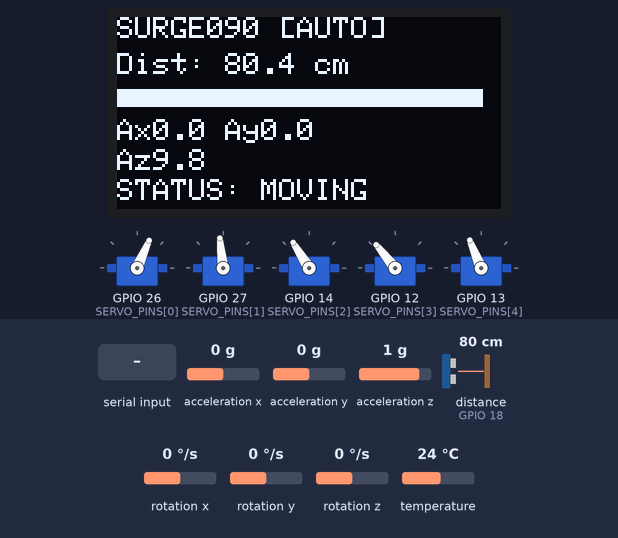
A sketch run on a simulated ESP32. Shown: 5 × servo, 128×64 one-colour display. Wiring (from diagram.json): ultrasonic range finder: trigger GPIO 5; echo GPIO 18. Inputs (shaded band) come from the test bench; at power-on: distance to the obstacle (sensor on GPIO 18) 80 cm, acceleration x 0 g, acceleration y 0 g, acceleration z 1 g, rotation x 0 °/s, rotation y 0 °/s, rotation z 0 °/s, temperature 24 °C. The echo pulse lasts 58.3 µs per cm; what the sketch prints to the serial monitor is not drawn.

Above: at 1.2 s.
1.3 s: "f90\n" received over Serial
At 1.7 s:
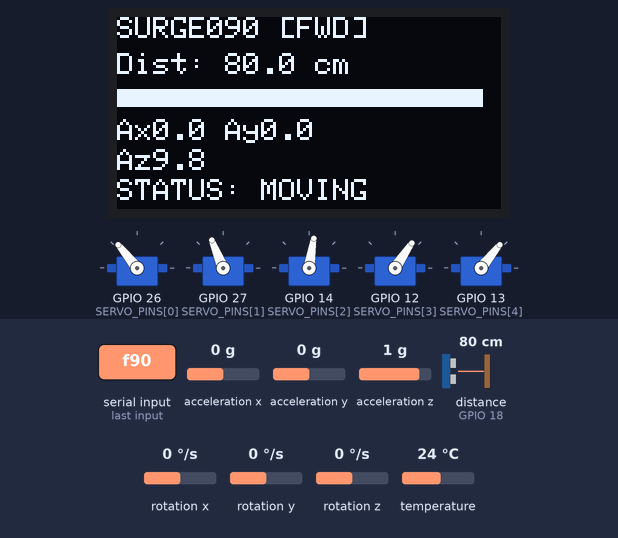
3.9 s: distance to the obstacle (sensor on GPIO 18) set to 4 cm
At 5.55 s:
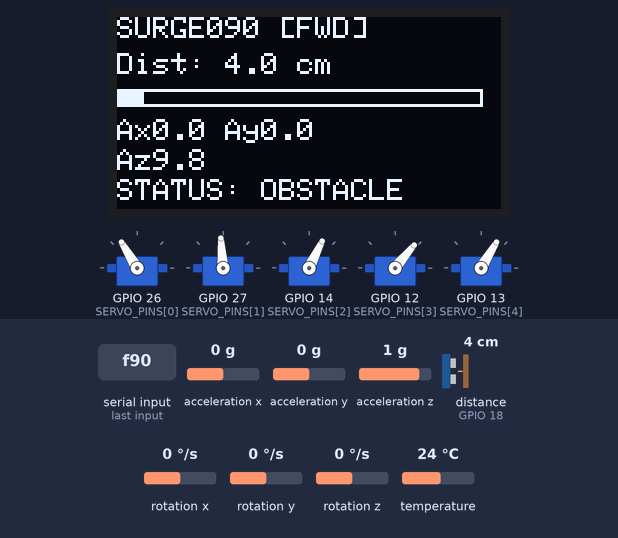
6.3 s: "b90\n" received over Serial
At 6.77 s:
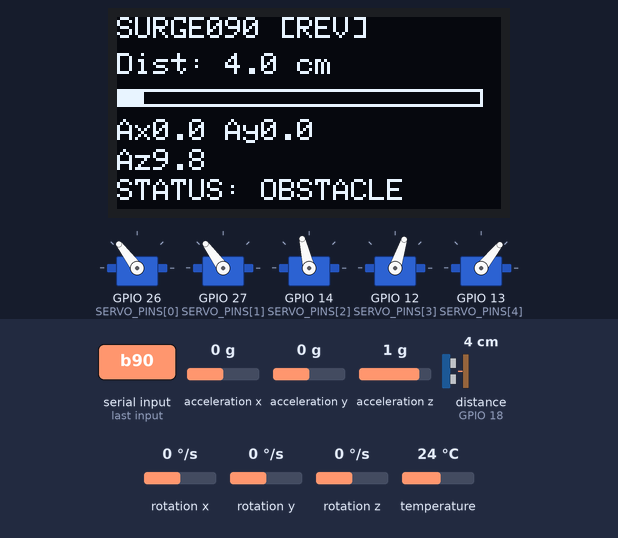
8.7 s: distance to the obstacle (sensor on GPIO 18) set to 299 cm
At 8.88 s:
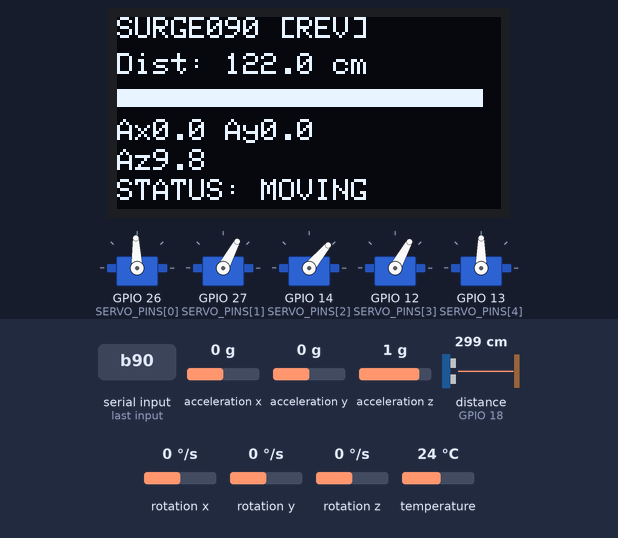
10.5 s: "l90\n" received over Serial
At 10.81 s:
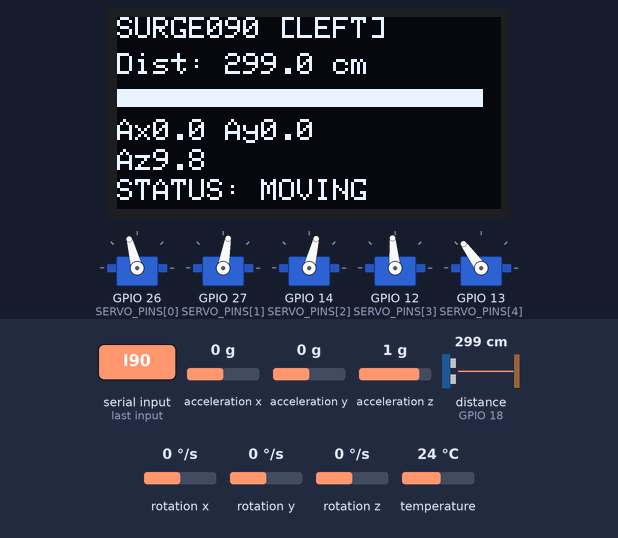
12.8 s: "r90\n" received over Serial
At 13.21 s:
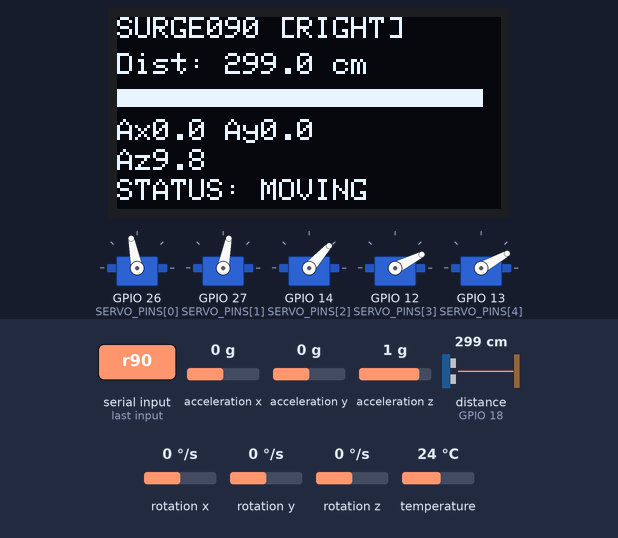
Timing chart, 0 to 18.0 s (numbered marks = the images above; inputs shaded):
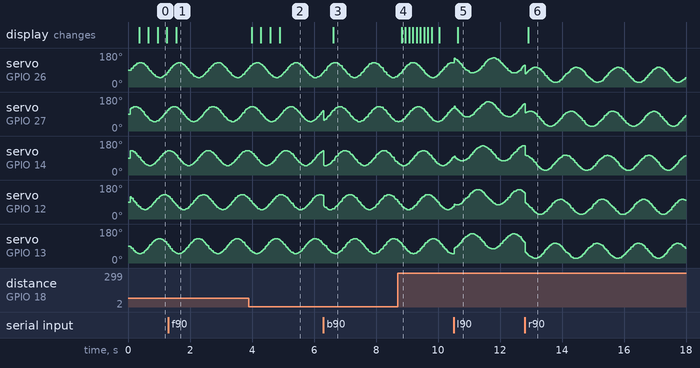

Measured:
- after the input at 1.3 s, the display: changes after 0.26 s (image 1)
- after the input at 3.9 s, the display: first changes after 0.09 s (image 2 shows a later state)
- after the input at 6.3 s, the display: changes after 0.33 s (image 3)
- after the input at 8.7 s, the display: changes after 0.13 s (image 4)
- after the input at 10.5 s, the display: changes after 0.14 s (image 5)
- after the input at 12.8 s, the display: changes after 0.11 s (image 6)

The sketch:

sketch.ino
```cpp
/*
  SURGE090 — Serpentine Snake Robot Controller
  ESP32 + 5x Servo + MPU6050 + HC-SR04 + SSD1306 OLED
  ------------------------------------------------------------------
  Improvements over the original:
    - All tuning lives in one CONFIG block (amplitude, speed, wave,
      turn, center, per-servo trim & direction).
    - Real serpenoid gait with selectable modes: FWD / REV / LEFT /
      RIGHT / IDLE / AUTO (autonomous obstacle avoidance).
    - Non-blocking loop (millis() scheduling) — servos, sensor and
      display each run on their own timers. No more delay(30).
    - Robust ultrasonic: pulseIn timeout + exponential smoothing,
      plus hysteresis so the robot doesn't twitch at the threshold.
    - MPU6050 flip/fall detection — stops moving if it tips over.
    - Live tuning over the Serial Monitor (115200 baud) — type ?
    - Graceful startup: a missing OLED/MPU no longer bricks the bot.
  ------------------------------------------------------------------
  Gait model (lateral undulation / serpenoid curve):
    angle_i = center + trim_i + bias + dir_i * A * sin(phase + d*i*lag)
*/

#include <Adafruit_GFX.h>
#include <Adafruit_MPU6050.h>
#include <Adafruit_SSD1306.h>
#include <Adafruit_Sensor.h>
#include <ESP32Servo.h>
#include <Wire.h>

// ============================================================
//  USER CONFIGURATION  — tweak everything here
// ============================================================

// ---- Display ----
#define SCREEN_WIDTH 128
#define SCREEN_HEIGHT 64
#define OLED_ADDR 0x3C

// ---- Ultrasonic ----
#define TRIG_PIN 5
#define ECHO_PIN 18
#define MAX_DISTANCE_CM 400.0f // readings above this are clamped
#define OBSTACLE_CM 20.0f      // stop / avoid below this
#define CLEAR_CM 25.0f         // resume above this (hysteresis gap)

// ---- I2C (shared by OLED + MPU6050) ----
#define I2C_SDA 21
#define I2C_SCL 22

// ---- Servos ----
#define NUM_SERVOS 5
const int SERVO_PINS[NUM_SERVOS] = {26, 27, 14, 12, 13};

// Per-servo trim (deg) so each truly centers. Adjust if a joint sags.
int servoTrim[NUM_SERVOS] = {0, 0, 0, 0, 0};

// Flip a servo if it's mounted mirrored: use +1 or -1.
int servoDir[NUM_SERVOS] = {1, 1, 1, 1, 1};

// ---- Gait defaults (all live-adjustable over Serial) ----
struct GaitConfig {
  float amplitude; // degrees of swing from center
  float waveLag;   // phase offset between adjacent segments (rad)
  float speed;     // phase step per update -> wave frequency
  float turnBias;  // degrees added to every joint to steer
  int centerAngle; // neutral position
};
GaitConfig gait = {40.0f, 0.8f, 0.12f, 0.0f, 90};

// ---- Timing (non-blocking, ms) ----
const unsigned long SERVO_INTERVAL = 20;    // ~50 Hz gait update
const unsigned long SENSOR_INTERVAL = 60;   // ultrasonic + IMU poll
const unsigned long DISPLAY_INTERVAL = 120; // OLED refresh

// ---- Safety ----
#define ENABLE_FLIP_STOP true
#define FLIP_ACCEL_Z -4.0f // Az below this => robot is upside down

// ============================================================
//  STATE
// ============================================================
enum Mode {
  MODE_FORWARD,
  MODE_BACKWARD,
  MODE_LEFT,
  MODE_RIGHT,
  MODE_IDLE,
  MODE_AUTO
};
Mode currentMode = MODE_AUTO;

Servo servos[NUM_SERVOS];
Adafruit_SSD1306 display(SCREEN_WIDTH, SCREEN_HEIGHT, &Wire, -1);
Adafruit_MPU6050 mpu;
bool mpuOk = false;
bool displayOk = false;

float phase = 0.0f;
float distSmooth = MAX_DISTANCE_CM;
bool moving = true;
bool flipped = false;

sensors_event_t accel, gyro, mtemp;
unsigned long tServo = 0, tSensor = 0, tDisplay = 0;

// Forward declarations (safe whether compiled as .ino or .cpp)
void printStatus();
const char *modeName(Mode m);

// ============================================================
//  ULTRASONIC
// ============================================================
float readDistanceRaw() {
  digitalWrite(TRIG_PIN, LOW);
  delayMicroseconds(2);
  digitalWrite(TRIG_PIN, HIGH);
  delayMicroseconds(10);
  digitalWrite(TRIG_PIN, LOW);

  unsigned long dur = pulseIn(ECHO_PIN, HIGH, 25000UL); // ~4 m timeout
  if (dur == 0)
    return MAX_DISTANCE_CM; // no echo = clear
  float d = dur * 0.0343f / 2.0f;
  return (d > MAX_DISTANCE_CM) ? MAX_DISTANCE_CM : d;
}

void filterDistance(float raw) {
  const float alpha = 0.4f; // 0..1, higher = snappier, lower = smoother
  distSmooth = alpha * raw + (1.0f - alpha) * distSmooth;
}

// ============================================================
//  GAIT
// ============================================================
void applyGait(float waveDir, float bias) {
  for (int i = 0; i < NUM_SERVOS; i++) {
    float a =
        gait.centerAngle + servoTrim[i] + bias +
        servoDir[i] * gait.amplitude * sin(phase + waveDir * i * gait.waveLag);
    a = constrain(a, 0.0f, 180.0f);
    servos[i].write((int)a);
  }
  phase += gait.speed;
  if (phase >= TWO_PI)
    phase -= TWO_PI;
}

void holdNeutral() {
  for (int i = 0; i < NUM_SERVOS; i++)
    servos[i].write(constrain(gait.centerAngle + servoTrim[i], 0, 180));
}

void updateGait() {
  switch (currentMode) {
  case MODE_FORWARD:
    applyGait(+1, gait.turnBias);
    break;
  case MODE_BACKWARD:
    applyGait(-1, gait.turnBias);
    break;
  case MODE_LEFT:
    applyGait(+1, gait.turnBias + 25);
    break;
  case MODE_RIGHT:
    applyGait(+1, gait.turnBias - 25);
    break;
  case MODE_IDLE:
    holdNeutral();
    break;
  case MODE_AUTO:
    if (flipped)
      holdNeutral(); // tipped over
    else if (moving)
      applyGait(+1, gait.turnBias); // clear path
    else
      applyGait(+1, gait.turnBias + 30); // veer around obstacle
    break;
  }
}

// ============================================================
//  IMU SAFETY
// ============================================================
void checkFlip() {
  if (!ENABLE_FLIP_STOP || !mpuOk) {
    flipped = false;
    return;
  }
  flipped = (accel.acceleration.z < FLIP_ACCEL_Z); // upright Az ~ +9.8
}

// ============================================================
//  SERIAL COMMAND INTERFACE
// ============================================================
const char *modeName(Mode m) {
  switch (m) {
  case MODE_FORWARD:
    return "FWD";
  case MODE_BACKWARD:
    return "REV";
  case MODE_LEFT:
    return "LEFT";
  case MODE_RIGHT:
    return "RIGHT";
  case MODE_IDLE:
    return "IDLE";
  case MODE_AUTO:
    return "AUTO";
  }
  return "?";
}

void printStatus() {
  Serial.println(F("---- SURGE090 ----"));
  Serial.print(F("Mode      : "));
  Serial.println(modeName(currentMode));
  Serial.print(F("Amplitude : "));
  Serial.println(gait.amplitude, 1);
  Serial.print(F("Speed     : "));
  Serial.println(gait.speed, 3);
  Serial.print(F("WaveLag   : "));
  Serial.println(gait.waveLag, 3);
  Serial.print(F("TurnBias  : "));
  Serial.println(gait.turnBias, 1);
  Serial.print(F("Center    : "));
  Serial.println(gait.centerAngle);
  Serial.print(F("Distance  : "));
  Serial.println(distSmooth, 1);
  Serial.println(F("Cmds: f b l r s a | A# S# W# T# C# | ?"));
}

void handleSerial() {
  if (!Serial.available())
    return;
  String line = Serial.readStringUntil('\n');
  line.trim();
  if (line.length() == 0)
    return;

  char c = line.charAt(0);
  float val = line.substring(1).toFloat();

  switch (c) {
  case 'f':
    currentMode = MODE_FORWARD;
    break;
  case 'b':
    currentMode = MODE_BACKWARD;
    break;
  case 'l':
    currentMode = MODE_LEFT;
    break;
  case 'r':
    currentMode = MODE_RIGHT;
    break;
  case 's':
    currentMode = MODE_IDLE;
    break;
  case 'a':
    currentMode = MODE_AUTO;
    break;
  case 'A':
    gait.amplitude = constrain(val, 0.0f, 90.0f);
    break;
  case 'S':
    gait.speed = constrain(val, 0.01f, 1.0f);
    break;
  case 'W':
    gait.waveLag = val;
    break;
  case 'T':
    gait.turnBias = constrain(val, -60.0f, 60.0f);
    break;
  case 'C':
    gait.centerAngle = (int)constrain(val, 0.0f, 180.0f);
    break;
  case '?':
    printStatus();
    return;
  default:
    Serial.println(F("Unknown cmd. Type ? for help."));
    return;
  }
  Serial.print(F("OK -> "));
  printStatus();
}

// ============================================================
//  DISPLAY
// ============================================================
void updateDisplay() {
  if (!displayOk)
    return;
  display.clearDisplay();
  display.setTextSize(1);
  display.setTextColor(SSD1306_WHITE);

  display.setCursor(0, 0);
  display.print("SURGE090 [");
  display.print(modeName(currentMode));
  display.print("]");

  display.setCursor(0, 12);
  display.print("Dist: ");
  display.print(distSmooth, 1);
  display.print(" cm");

  // distance bar (0..60 cm mapped to full width)
  int barW = map((int)constrain(distSmooth, 0.0f, 60.0f), 0, 60, 0, 120);
  display.drawRect(0, 24, 122, 6, SSD1306_WHITE);
  display.fillRect(1, 25, barW, 4, SSD1306_WHITE);

  display.setCursor(0, 34);
  display.print("Ax");
  display.print(accel.acceleration.x, 1);
  display.print(" Ay");
  display.print(accel.acceleration.y, 1);
  display.setCursor(0, 44);
  display.print("Az");
  display.print(accel.acceleration.z, 1);

  display.setCursor(0, 54);
  if (flipped)
    display.print("STATUS: FLIPPED!");
  else if (currentMode == MODE_IDLE)
    display.print("STATUS: IDLE");
  else if (moving)
    display.print("STATUS: MOVING");
  else
    display.print("STATUS: OBSTACLE");

  display.display();
}

// ============================================================
//  SETUP
// ============================================================
void setup() {
  Serial.begin(115200);
  Serial.setTimeout(50);

  ESP32PWM::allocateTimer(0);
  ESP32PWM::allocateTimer(1);
  ESP32PWM::allocateTimer(2);
  ESP32PWM::allocateTimer(3);

  for (int i = 0; i < NUM_SERVOS; i++) {
    servos[i].setPeriodHertz(50);
    servos[i].attach(SERVO_PINS[i], 500, 2400); // full-range pulse width
  }
  holdNeutral();

  pinMode(TRIG_PIN, OUTPUT);
  pinMode(ECHO_PIN, INPUT);
  digitalWrite(TRIG_PIN, LOW);

  Wire.begin(I2C_SDA, I2C_SCL);

  displayOk = display.begin(SSD1306_SWITCHCAPVCC, OLED_ADDR);
  if (displayOk) {
    display.clearDisplay();
    display.setTextColor(SSD1306_WHITE);
    display.setTextSize(1);
    display.setCursor(0, 0);
    display.println("SURGE090 boot...");
    display.display();
  } else {
    Serial.println(F("OLED init failed (continuing)"));
  }

  mpuOk = mpu.begin();
  if (mpuOk) {
    mpu.setAccelerometerRange(MPU6050_RANGE_8_G);
    mpu.setGyroRange(MPU6050_RANGE_500_DEG);
    mpu.setFilterBandwidth(MPU6050_BAND_21_HZ);
  } else {
    Serial.println(F("MPU6050 not found (continuing)"));
  }

  Serial.println(F("SURGE090 ready. Type ? for commands."));
  printStatus();
}

// ============================================================
//  MAIN LOOP (non-blocking)
// ============================================================
void loop() {
  unsigned long now = millis();

  handleSerial();

  if (now - tSensor >= SENSOR_INTERVAL) {
    tSensor = now;
    filterDistance(readDistanceRaw());
    if (mpuOk)
      mpu.getEvent(&accel, &gyro, &mtemp);
    checkFlip();

    if (distSmooth < OBSTACLE_CM)
      moving = false; // hysteresis
    else if (distSmooth > CLEAR_CM)
      moving = true;
  }

  if (now - tServo >= SERVO_INTERVAL) {
    tServo = now;
    updateGait();
  }

  if (now - tDisplay >= DISPLAY_INTERVAL) {
    tDisplay = now;
    updateDisplay();
  }
}
```
